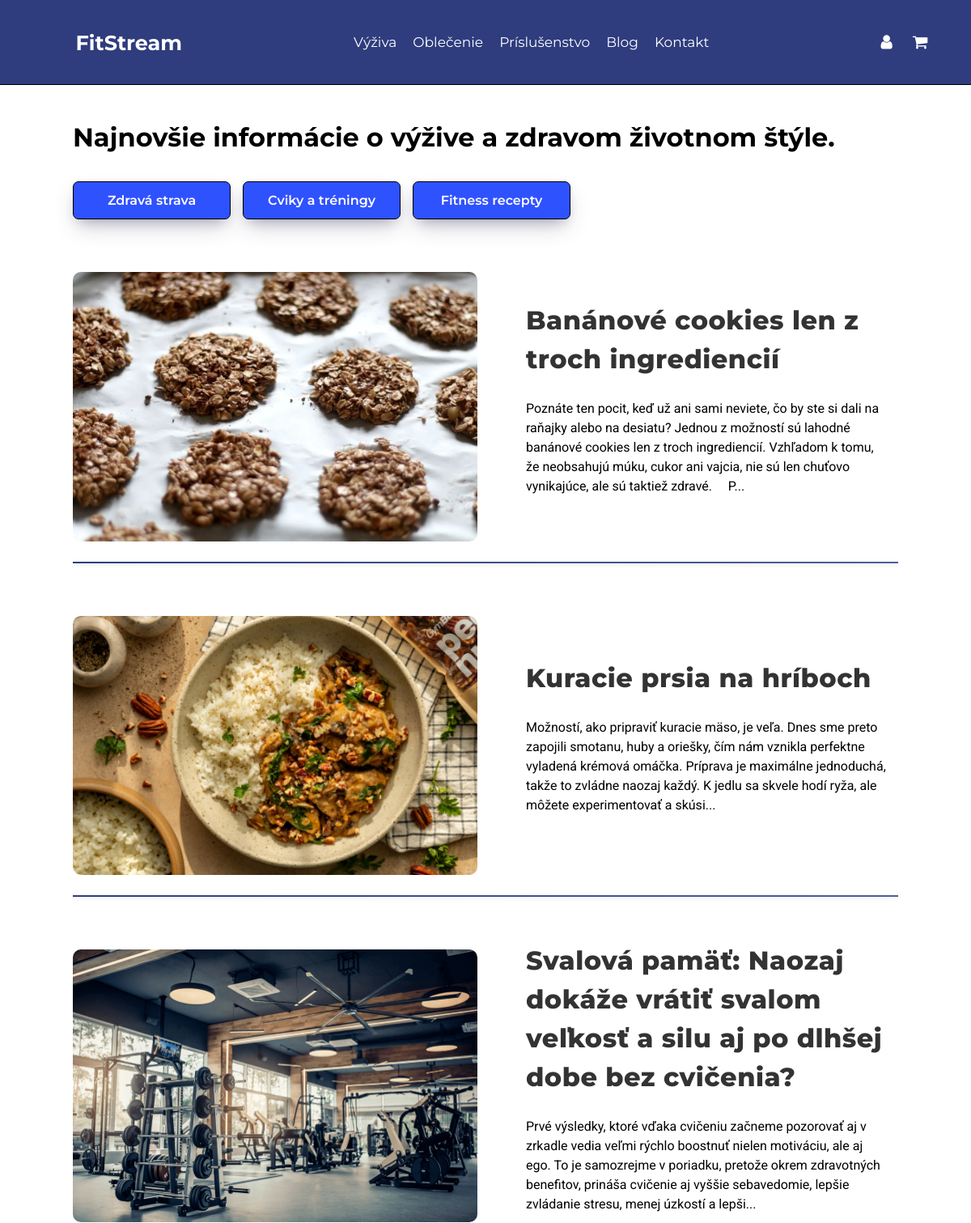
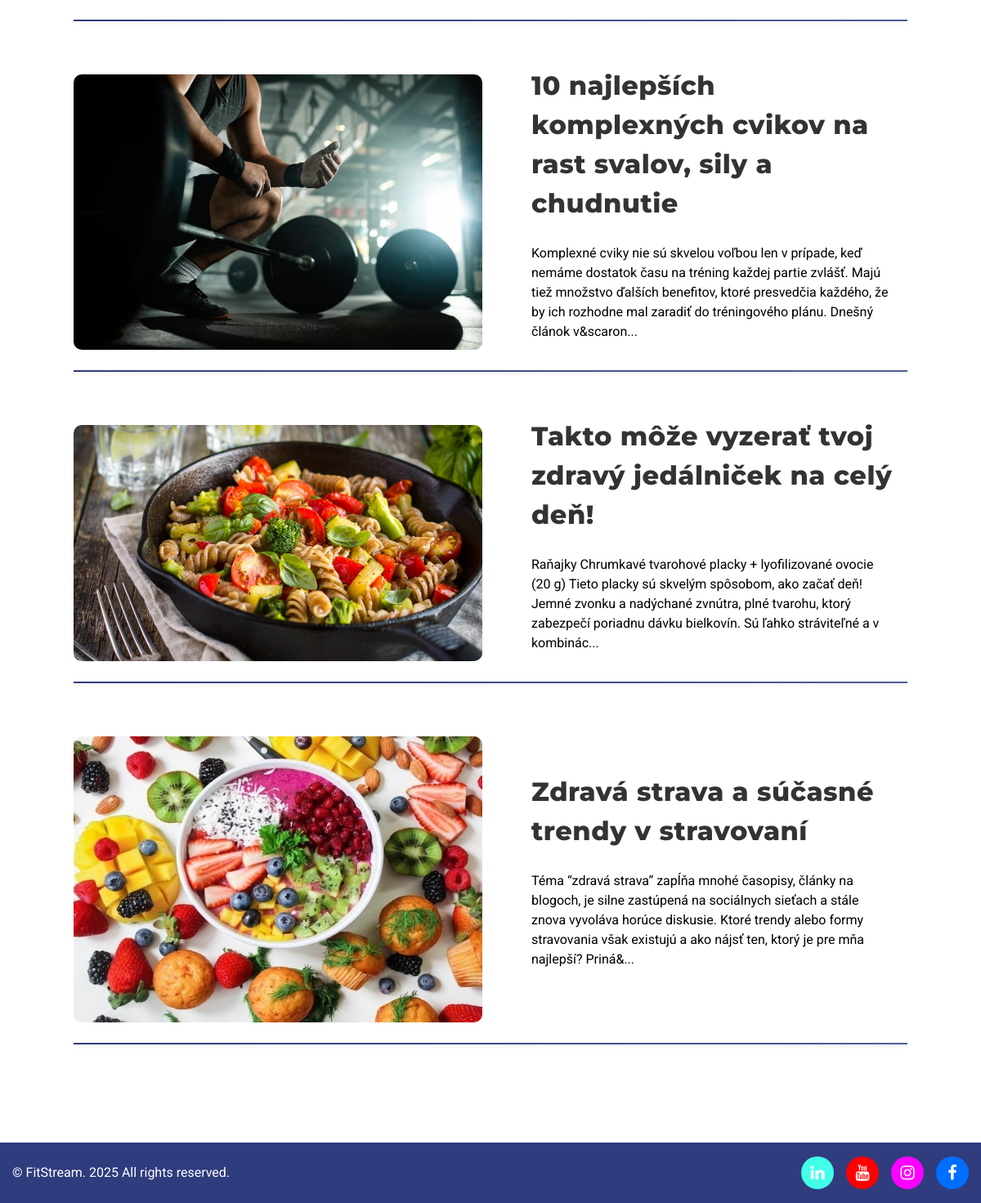
Screenshot of /blog.php with the database file from the repository (2 pictures, top to bottom).
### tables this page shows
CREATE TABLE `navbar` (
  `idnavbar` int(11) NOT NULL,
  `nazov` varchar(200) NOT NULL,
  `url` varchar(255) NOT NULL
);

CREATE TABLE `blog_kategorie` (
  `id_kategorie` int(11) NOT NULL,
  `nazov_kategorie_blog` varchar(255) NOT NULL,
  `datum_vytvorenia` datetime DEFAULT current_timestamp(),
  `datum_upravy` datetime DEFAULT current_timestamp() ON UPDATE current_timestamp()
);

CREATE TABLE `blog` (
  `idblog` int(11) NOT NULL,
  `nazov` varchar(255) NOT NULL,
  `popis` text NOT NULL,
  `img_blog` varchar(255) DEFAULT NULL,
  `img_alt` varchar(255) DEFAULT NULL,
  `id_kategorie` int(11) DEFAULT NULL,
  `id_uzivatel` int(11) NOT NULL,
  `datum_vytvorenia` datetime DEFAULT current_timestamp(),
  `datum_upravy` datetime DEFAULT current_timestamp() ON UPDATE current_timestamp()
);

CREATE TABLE `footer_ikony` (
  `idfooter` int(11) NOT NULL,
  `ikona` varchar(255) NOT NULL,
  `farba_bg` varchar(255) NOT NULL,
  `farba_ikony` varchar(255) NOT NULL,
  `url` varchar(45) NOT NULL
);

### classes/Database.php (called while the page is built, shortened)
<?php
class Database
{
    private $connection;
    protected function connect(): void
    {
        $config = DATABASE;
        $options = [
            PDO::ATTR_ERRMODE            => PDO::ERRMODE_EXCEPTION,
            PDO::ATTR_DEFAULT_FETCH_MODE => PDO::FETCH_ASSOC,
        ];
        try {
            $dsn = 'mysql:host=' . $config['HOST'] .
                   ';dbname=' . $config['DBNAME'] .
                   ';port=' . $config['PORT'];
            $this->connection = new PDO(
                $dsn,
                $config['USER_NAME'],
                $config['PASSWORD'],
                $options
            );
        } catch (PDOException $e) {
            throw new Exception('Pripojenie zlyhalo: ' . $e->getMessage());
        }
    }
    public function getConnection(): PDO
    {
        return $this->connection;
    }
}
?>

### classes/Blog.php (called while the page is built, shortened)
<?php
class Blog extends Database
{
    protected $conn;
    public function __construct()
    {
        $this->conn = $this->getConnection();
    }
    public function blogVypis(): array
    {
        if ($this->conn === null) {
            $this->conn = $this->getConnection();
        }
        try {
            $sql = "SELECT * FROM blog ORDER BY datum_vytvorenia DESC";
            $st = $this->conn->prepare($sql);
            $st->execute();
            $rs = $st->fetchAll();
            return $rs;
        } catch (Exception $e) {
            die("Nastala chyba");
        } finally {
            $this->conn = null;
        }
    }
    public function vypisKategorii() : array
    {
        try {
            $sql = "SELECT id_kategorie, nazov_kategorie_blog FROM blog_kategorie;";
            $st = $this->conn->prepare($sql);
            $st->execute();
            return $st->fetchAll();
        } catch(Exception $e) {
            die("Nastala chyba: " . $e->getMessage());
        } finally {
            $this->conn = null;
        }
    }
}
?>

### classes/Footer.php (called while the page is built, shortened)
<?php
class Footer extends Database
{
    protected $conn;
    public function __construct()
    {
        $this->conn = $this->getConnection();
    }
    public function footerVypis(): array
    {
        try {
            $sql = "SELECT * FROM footer_ikony";
            $st = $this->conn->prepare($sql);
            $st->execute();
            return $st->fetchAll();
        } catch (Exception $e) {
            die("Nastala chyba");
        } finally {
            $this->conn = null;
        }
    }
}
?>

### blog.php (the view, shortened to what this page needs)
<?php
$blog = new Blog();
$vypis_kategorii = $blog-> vypisKategorii();
?>
<?php
$filter = [];
if (isset($_GET['id']) && is_numeric($_GET['id'])) {
    $filter = $blog->filtrovanie($_GET['id']);
} else {
    $filter = $blog->blogVypis();
}
?>
<?php include "parts/header.php";?>
<?php include "parts/navbar.php"; ?>
<div class = "b_pos">
<div class = "zaobalenie_blog">
<div class = "zaobalenie_1_blog">
<h1 class = "Nadpis_blog">Najnovšie informácie o výžive a zdravom životnom štýle.</h1>
<div class = "kategorie_blog">
<?php foreach($vypis_kategorii as $kategoria):?>
    <?php $id_pod =  $kategoria['id_kategorie'];?>
    <a href = "?id=<?php echo $id_pod;?>" style = "background-color: <?php echo $b = (isset($_GET['id']) && $_GET['id'] == $id_pod) ? "#2F3C7E;" :
    "#2f52ff";?>"><?php echo $kategoria['nazov_kategorie_blog'];?></a>
<?php endforeach;?>
</div>
<?php foreach($filter as $polozka):?>
<div class = "box_blog">
<div class = "img_zao">
<a href="blog_clanok.php?id=<?php echo $polozka['idblog'];?>" class = "img_zao">
<img src="<?php echo $polozka['img_blog'];?>" alt="">
</a>
</div>
<div class = "nadpis_a_popis">
<h1><a href="blog_clanok.php?id=<?php echo $polozka['idblog'];?>"><?php echo $polozka['nazov'];?></a></h1>
<p><?php echo (substr(strip_tags($polozka['popis']),0,400));?>...</p>
</div>
</div>
<hr class = "pod">
<?php endforeach;?>
</div>
</div>
<?php include "parts/footer.php"; ?>

### parts/navbar.php (shortened to what this page needs)
<?php
$nav = new Navbar();
$vypis_linkov = $nav->navbarLinks();
?>
<nav class = "menu">
    <a href="<?php echo BASE_URL . "index.php";?>" class = "logo"><h1 class>FitStream</h1></a>
    <ul>
        <?php foreach($vypis_linkov as $a):?>
            <a href="<?php echo BASE_URL . $a['url'] ;?>"><li><?php echo $a['nazov'];?></li></a>
        <?php endforeach?>
    </ul>
    <div class = "pr">
        <a href = "<?php echo BASE_URL . "kosik.php";?>"><i class="fa fa-shopping-cart" id = "shopping_cart" style = "font-size: 20px;"></i></a>
       </div>
</nav>

### parts/footer.php (shortened to what this page needs)
<?php
$footer = new Footer();
$footer_vypis = $footer->footerVypis();
?>
<footer>
    <div class = "bottom_footer">
        <div class = "footer_rights"><p class = ""> &copy; <span id="year"></span>FitStream. <?php echo(date("Y")); ?> All rights reserved.</p></div>
            <div class = "social_media_links">
                <?php foreach($footer_vypis as $a): ?>
                    <a href="<?php echo $a['url']; ?>"  class="social"
                    style="background-color: <?php echo $a['farba_bg']; ?>;
                    color: <?php echo $a['farba_ikony']; ?>">
                   <i class="<?php echo $a['ikona']; ?>" style="font-size: 20px;"></i>
                   </a>
                <?php endforeach; ?>
         </div>
            </div>
</footer>
</body>
</html>

### css/navbar_sidebar.css (style rules this page uses)
nav { display: flex; background-color: #2F3C7E; align-items: center; justify-content: space-around; color: white; padding: 17px 20px; position: fixed; top: 0; left: 0; width: 100%; z-index: 1; border-bottom: 1px solid black; font-size: 15px; z-index: 1000; height:70px; }
nav ul { display: flex; flex-direction: row; padding: 10px 55px; list-style: none; }
nav ul li { margin: 0 10px }
nav a { color: white; text-decoration: none; cursor: pointer; font-weight: 400; font-size: 17px; }
.pr { display: flex; gap: 25px; position: relative; }

### css/footer.css (style rules this page uses)
footer { display: flex; flex-direction: column; background-color: #2F3C7E; color: white; padding: 17px 15px; margin-top: 120px; }
.social_media_links { display: flex; gap: 15px; justify-content: flex-end; align-items: center; flex-direction: row; }
.bottom_footer { display: flex; width: 100%; justify-content: space-between; align-items: center; flex-wrap: wrap; }
.social { width: 40px; height: 40px; border-radius: 50%; display: flex; justify-content: center; align-items: center; transition: transform 0.3s ease, opacity 0.3s ease; border: none; cursor: pointer; text-decoration: none; }
.footer_rights { font-size: 16px; display: flex; justify-content: flex-start; align-items: flex-end; }

### css/blog.css (style rules this page uses)
.b_pos { margin-top: 150px; }
.zaobalenie_blog { display: flex; flex-direction: column; max-width: 100%; place-self: center; justify-content: center; }
.zaobalenie_1_blog { display: flex; flex-direction: column; max-width: 85%; place-self: center; justify-content: center; }
.box_blog { margin-top: 45px; display: flex; }
.box_blog img { width: 100%; max-height: 350px; display: block; margin-top: 20px; border-radius: 10px; transition: transform 0.4s ease, filter 0.3s ease-in-out; }
.img_zao { display: flex; max-width: 500px; min-width: 500px; }
.nadpis_a_popis { display: flex; flex-direction: column; margin-left: 45px; justify-content: center; gap: 25px; width: 50%; word-wrap: break-word; line-height: 1.5; padding: 10px 15px; }
.nadpis_a_popis a { color: #333; text-decoration: none; font-weight: 800; letter-spacing: 0.5px; transition: color 0.3s ease, text-decoration 0.3s ease; }
.pod { margin-top: 25px; border: 0; height: 2px; background: linear-gradient(to right, #2F3C7E, #4F5D9A); width: 100%; box-shadow: 0 2px 5px rgba(0, 0, 0, 0.1); }
.kategorie_blog { gap: 15px; display: flex; flex-wrap: wrap; }
.Nadpis_blog { margin-bottom: 35px; }
.kategorie_blog a { display: flex; justify-content: center; align-items: center; min-width: 15%; max-width: 20%; height: 45px; color: white; background-color: #2f52ff; border-radius: 7px; padding: 0 20px; font-size: 16px; font-weight: 600; border: 1px solid black; text-decoration: none; cursor: pointer; transition: all 0.3s ease; box-shadow: rgba(50, 50, 93, 0.25) 0px 13px 27px -5px, rgba(0, 0, 0, 0.3) 0px 8px 16px -8px; }

### css/vseobecne_styly.css (style rules this page uses)
* { margin: 0; padding: 0; }
h1,h2,h3,h4,h5,h6,a { font-family:'Montserrat'; }
p { font-family: 'Roboto'; }

### rows the page displays
navbar: nazov "Výživa"
navbar: nazov "Oblečenie"
navbar: nazov "Príslušenstvo"
navbar: nazov "Blog"
navbar: nazov "Kontakt"
blog_kategorie: nazov_kategorie_blog "Zdravá strava"
blog_kategorie: nazov_kategorie_blog "Cviky a tréningy"
blog_kategorie: nazov_kategorie_blog "Fitness recepty"
blog: img_blog (picture), nazov "Banánové cookies len z troch ingrediencií", popis "Poznáte ten pocit, keď už ani sami neviete, čo by ste si dali na raňajky alebo na desiatu? Jednou z možností sú lahodné banánové cookies len z troch ingrediencií. Vzhľadom k tomu, že neobsahujú múku, cukor ani vajcia, nie sú len chuťovo vynikajúce, ale sú taktiež zdravé. P"
blog: img_blog (picture), nazov "Kuracie prsia na hríboch", popis "Možností, ako pripraviť kuracie mäso, je veľa. Dnes sme preto zapojili smotanu, huby a oriešky, čím nám vznikla perfektne vyladená krémová omáčka. Príprava je maximálne jednoduchá, takže to zvládne naozaj každý. K jedlu sa skvele hodí ryža, ale môžete experimentovať a skúsi"
blog: img_blog (picture), nazov "Svalová pamäť: Naozaj dokáže vrátiť svalom veľkosť a silu aj po dlhšej dobe bez cvičenia?", popis "Prvé výsledky, ktoré vďaka cvičeniu začneme pozorovať aj v zrkadle vedia veľmi rýchlo boostnuť nielen motiváciu, ale aj ego. To je samozrejme v poriadku, pretože okrem zdravotných benefitov, prináša cvičenie aj vyššie sebavedomie, lepšie zvládanie stresu, menej úzkostí a lepši"
blog: img_blog (picture), nazov "10 najlepších komplexných cvikov na rast svalov, sily a chudnutie", popis "Komplexné cviky nie sú skvelou voľbou len v prípade, keď nemáme dostatok času na tréning každej partie zvlášť. Majú tiež množstvo ďalších benefitov, ktoré presvedčia každého, že by ich rozhodne mal zaradiť do tréningového plánu. Dnešný článok v&scaron"
blog: img_blog (picture), nazov "Takto môže vyzerať tvoj zdravý jedálniček na celý deň!", popis "Raňajky Chrumkavé tvarohové placky + lyofilizované ovocie (20 g) Tieto placky sú skvelým spôsobom, ako začať deň! Jemné zvonku a nadýchané zvnútra, plné tvarohu, ktorý zabezpečí poriadnu dávku bielkovín. Sú ľahko stráviteľné a v kombinác"
blog: img_blog (picture), nazov "Zdravá strava a súčasné trendy v stravovaní", popis "Téma “zdravá strava” zapĺňa mnohé časopisy, články na blogoch, je silne zastúpená na sociálnych sieťach a stále znova vyvoláva horúce diskusie. Ktoré trendy alebo formy stravovania však existujú a ako nájsť ten, ktorý je pre mňa najlepší? Priná&"
